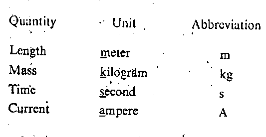
#> input picture different processes/noise_removal/line_removed.png, 266 x 137 px, found by its file name
$ python noise_removal.py   (older library calls are emulated)
#> lines starting #> are read from the running program, lines starting #| are printed output that depends on the picture
import cv2

img=cv2.imread("/home/saujanya/OCR/practice/final/noise_removal/line_removed.png",cv2.CV_8UC3)
#> img is the input picture: shape (137, 266); min 0, max 255, mean 244
cv2.imshow("Original",img)

#img=cv2.cvtColor(img,cv2.COLOR_BGR2GRAY)

thresh=cv2.adaptiveThreshold(img,255,cv2.ADAPTIVE_THRESH_MEAN_C,cv2.THRESH_BINARY_INV,31,4)
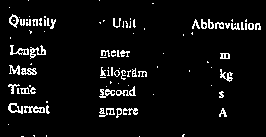
#> thresh: shape (137, 266); 5.8% white in thin lines or dots
cv2.imshow("Thresholded",thresh)

#dst = cv2.fastNlMeansDenoisingColored(thresh,None,10,10,7,21)
#cv2.imshow("Final",dst)

cv2.waitKey(0)
cv2.destroyAllWindows()
